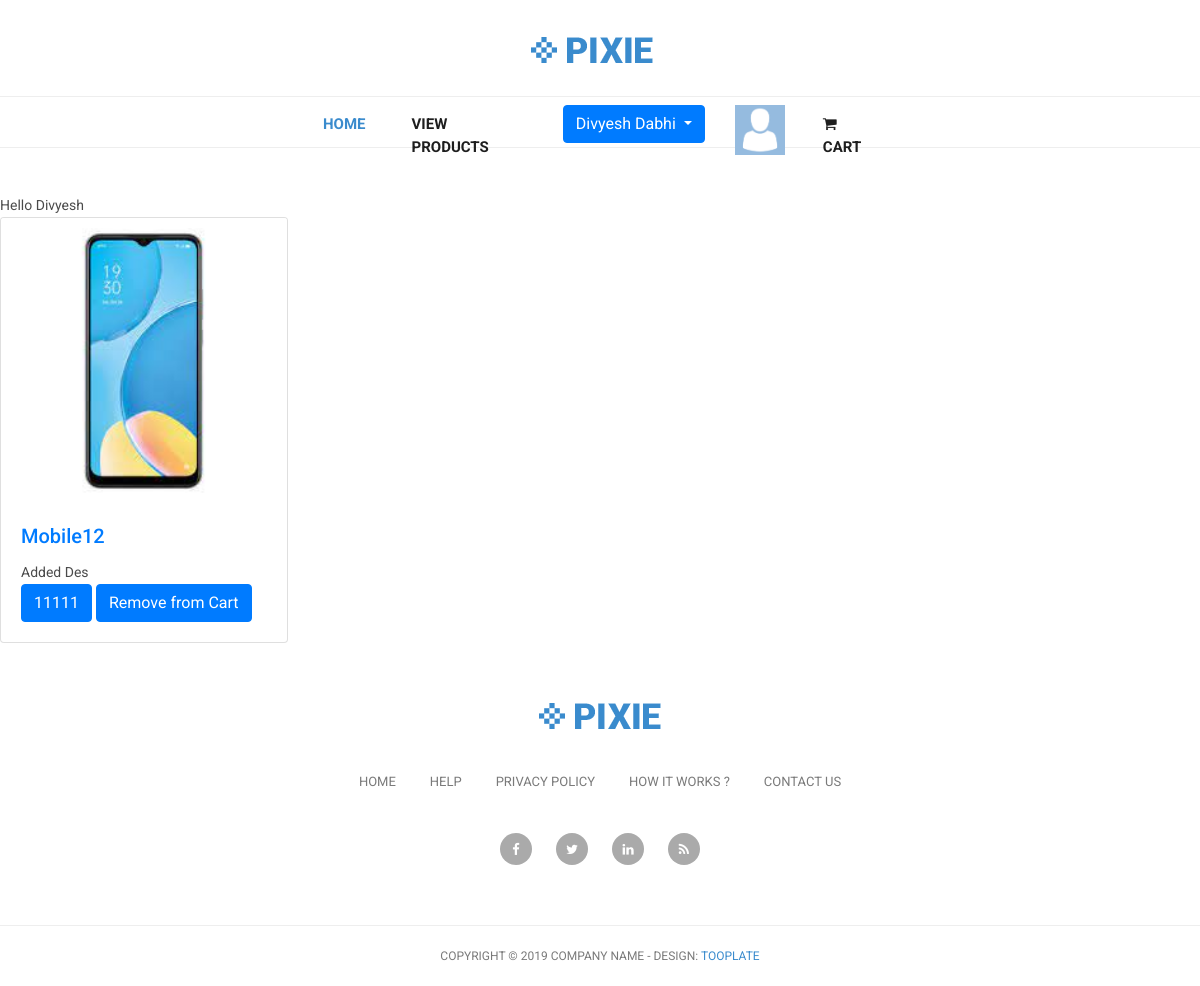
Screenshot of /view-cart/ (signed in) with the database file from the repository.
### myapp/models.py (models this page shows, shortened)
class User(models.Model):
    fname = models.CharField(max_length=50)
    lname = models.CharField(max_length=50)
    email = models.EmailField(unique=True)
    mobile = models.CharField(max_length=20)
    address = models.TextField()
    role = models.CharField(max_length=20)
    password = models.CharField(max_length=50)
    pic = models.FileField(upload_to='Profile',default='avtar.png')

class Cart(models.Model):
    uid = models.ForeignKey(User,on_delete=models.CASCADE)
    product = models.ManyToManyField(Product,related_name='Cart_product')

class Product(models.Model):
    uid = models.ForeignKey(User,on_delete=models.CASCADE)  # seller
    name = models.CharField(max_length=80)
    des = models.TextField(null=True,blank=True)
    price = models.CharField(max_length=10)
    quantity = models.IntegerField()
    category = models.CharField(max_length=20)
    pic = models.FileField(upload_to='Products',null=True,blank=True)

### myapp/views.py (the view)
# urls.py: path('view-cart/',views.view_cart,name='view-cart'),
def view_cart(request):
    uid = User.objects.get(email=request.session['email'])
    try:
        cart = Cart.objects.get(uid=uid)
        return render(request,'view-cart.html',{'uid':uid,'cart':cart})
    except:
        return render(request,'view-cart.html',{'uid':uid})

### myapp/templates/view-cart.html
{% extends 'header.html' %}
{% load static %}
{% block content %}
<br><br><br><br>
<p>Hello {{cart.uid.fname}}</p>
{% if cart.product %}
{% for i in cart.product.all %}
<a href="{% url 'view-product' i.id %}">
<div class="card" style="width: 18rem;">
  <img src="{{i.pic.url}}" class="card-img-top" alt="...">
  <div class="card-body">
    <h5 class="card-title">{{i.name}}</h5>
    <p class="card-text">{{i.des}}</p>
    <a href="#" class="btn btn-primary">{{i.price}}</a>
    <a href="{% url 'delete-cart' i.id %}"><button class="btn btn-primary">Remove from Cart</button></a>
  </div>
</div>
</a>
{% endfor %}
{% else %}
<h1>Cart is Empty</h1>
{% endif %}
{% endblock %}

### myapp/templates/header.html (shortened to what this page needs)
{% load static %}
<!DOCTYPE html>
<html lang="en">
  <head>
    <link href="{% static 'vendor/bootstrap/css/bootstrap.min.css' %}" rel="stylesheet">
    <link rel="stylesheet" href="{% static 'assets/css/fontawesome.css' %}">
    <link rel="stylesheet" href="{% static 'assets/css/tooplate-main.css' %}">
    <link rel="stylesheet" href="{% static 'assets/css/owl.css' %}">
  </head>
  <body>
    <nav class="navbar navbar-expand-lg navbar-dark bg-dark static-top">
      <div class="container">
        <a class="navbar-brand" href="#"><img src="{% static 'assets/images/header-logo.png' %}" alt=""></a>
        <div class="collapse navbar-collapse" id="navbarResponsive">
          <ul class="navbar-nav ml-auto">
            <li class="nav-item active">
              <a class="nav-link" href="{% url 'index' %}">Home
              </a>
            </li>
            {% if uid.role == 'seller' %}
            <li class="nav-item">
              <div class="btn-group">
              <a class="nav-link dropdown-toggle" data-toggle="dropdown" aria-haspopup="true" aria-expanded="false">Products</a>
                <div class="dropdown-menu">
                  <a class="dropdown-item" href="{% url 'add-product' %}">Add Product</a>
                  <a class="dropdown-item" href="{% url 'seller-product' %}">View Your Products</a>
                </div>
              </div>
            </li>
            <li class="nav-item">
              <a class="nav-link" href="{% url 'seller-buy-product' %}">View My orders</a>
            </li>
            {% elif uid.role == 'buyer' %}
            <li class="nav-item">
              <a class="nav-link" href="{% url 'all-product' %}">View Products</a>
            </li>
            {% endif %}
            {% if uid %}
            <li class="nav-item">
                <div class="btn-group">
                  <button type="button" class="btn btn-primary dropdown-toggle" data-toggle="dropdown" aria-haspopup="true" aria-expanded="false">
                    {{uid.fname}} {{uid.lname}}
                  </button>
                </div>
            </li>
            {% if uid.pic %}
            <li class="nav-item">
              <img src="{{uid.pic.url}}" alt="" width="50px" height="50px">
            </li>
            <li class="nav-item">
                <a href="{% url 'view-cart' %}" class="nav-link"><i class="fa fa-shopping-cart"></i> Cart</a>
            </li>
            {% endif %}
            {% else %}
            <li class="nav-item">
              <a class="nav-link" href="{% url 'login' %}">Login / Registration</a>
            </li>
            {% endif %}
          </ul>
        </div>
      </div>
    </nav>
    {% block content %}
    {% endblock %}
    <div class="footer">
        <div class="container">
          <div class="row">
            <div class="col-md-12">
              <div class="logo">
                <img src="{% static 'assets/images/header-logo.png' %}" alt="">
              </div>
            </div>
            <div class="col-md-12">
              <div class="footer-menu">
                <ul>
                  <li><a href="#">Home</a></li>
                  <li><a href="#">Help</a></li>
                  <li><a href="#">Privacy Policy</a></li>
                  <li><a href="#">How It Works ?</a></li>
                  <li><a href="#">Contact Us</a></li>
                </ul>
              </div>
            </div>
            <div class="col-md-12">
              <div class="social-icons">
                <ul>
                  <li><a href="#"><i class="fa fa-facebook"></i></a></li>
                  <li><a href="#"><i class="fa fa-twitter"></i></a></li>
                  <li><a href="#"><i class="fa fa-linkedin"></i></a></li>
                  <li><a href="#"><i class="fa fa-rss"></i></a></li>
                </ul>
              </div>
            </div>
          </div>
        </div>
      </div>
      <div class="sub-footer">
        <div class="container">
          <div class="row">
            <div class="col-md-12">
              <div class="copyright-text">
                <p>Copyright &copy; 2019 Company Name
                  - Design: <a rel="nofollow" href="https://www.facebook.com/tooplate">Tooplate</a></p>
              </div>
            </div>
          </div>
        </div>
      </div>
    </body>
  </html>

### myapp/static/assets/css/tooplate-main.css (style rules this page uses)
body { font-family: 'Roboto', sans-serif; transition: all 0.5s; }
p { margin-bottom: 0px; font-size: 14px; color: #4a4a4a; line-height: 24px; }
a { text-decoration: none!important; }
.copyright-text { text-transform: uppercase; }
.navbar .navbar-brand { text-align: center; width: 100%; position: relative; padding: 25px 0px; }
.bg-dark { background-color: #fff!important; border-bottom: 1px solid #eee; }
#navbarResponsive { z-index: 999; position: absolute; left: 50%; top: 105px; transform: translateX(-50%); }
.navbar-dark .navbar-nav .nav-item { margin: 0px 15px; }
.navbar-dark .navbar-nav .nav-link { text-transform: uppercase; font-size: 15px; font-weight: 700; color: #1e1e1e; transition: all 0.5s; }
.navbar-dark .navbar-nav .nav-link:hover, .navbar-dark .navbar-nav .active>.nav-link, .navbar-dark .navbar-nav .nav-link.active, .navbar-dark .navbar-nav .nav-link.show, .navbar-dark .navbar-nav .show>.nav-link { color: #3a8bcd; }
.navbar:after { width: 100%; height: 1px; background-color: #eee; content: ''; position: absolute; left: 0; bottom: -52px; }
.footer { text-align: center; }
.footer ul { padding: 0px; margin: 0px; }
.footer ul li { list-style: none; display: inline-block; }
.footer .logo img { max-width: 100%; margin-top: 60px; margin-bottom: 40px; }
.footer .footer-menu { margin-bottom: 40px; }
.footer .footer-menu ul li { margin: 0px 15px; }
.footer .footer-menu a { font-size: 13px; color: #7a7a7a; text-transform: uppercase; transition: all 0.5s; }
.footer .social-icons { margin-bottom: 60px; }
.footer .social-icons ul li { margin: 0px 10px; }
.footer .social-icons a { width: 32px; height: 32px; color: #fff; background-color: #aaa; text-align: center; display: inline-block; line-height: 33px; border-radius: 50%; font-size: 13px; transition: all 0.5s; }
.sub-footer { border-top: 1px solid #eee; text-align: center; }
.sub-footer p { font-size: 12px; color: #7a7a7a; line-height: 60px; }
.sub-footer a { color: #3a8bcd; text-decoration: none; }

### rows the page displays
User: fname "Divyesh", lname "Dabhi", pic (picture)
Cart: uid.fname "Divyesh"
Product: pic (picture), name "Mobile12", des "Added Des", price "11111"
